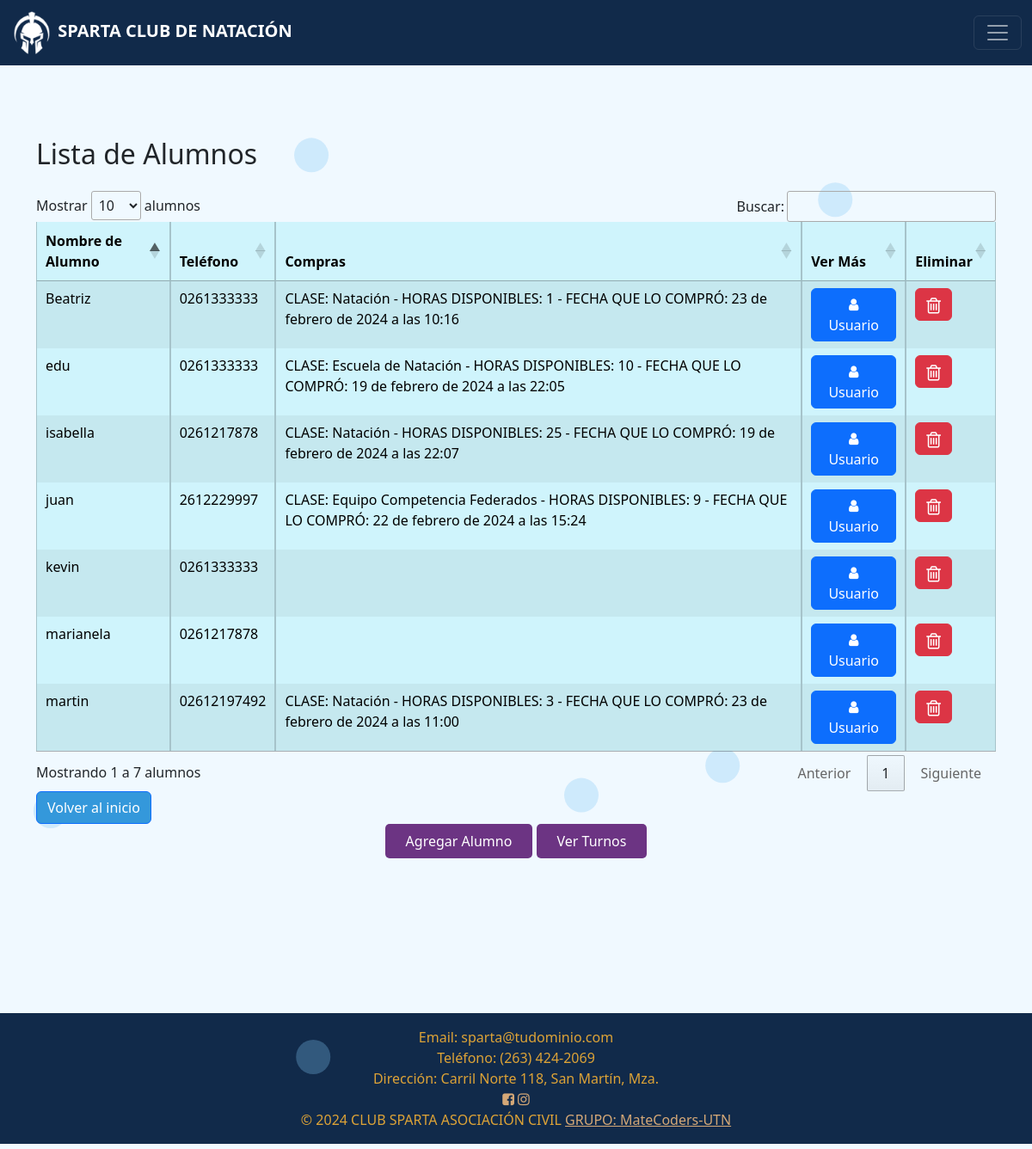
/alumnos/ (signed in), run on the app's committed database.
### USUARIOS/models.py (models this page shows, shortened)
class CustomUser(AbstractUser):
    direccion = models.CharField(max_length=255)
    telefono = models.CharField(max_length=15)
    SEXO_CHOICES = [('M', 'Masculino'), ('F', 'Femenino')]
    sexo = models.CharField(choices=SEXO_CHOICES, max_length=1)
    edad = models.IntegerField(default=18)  # O cualquier valor predeterminado que desees
    telefono_emergencia = models.CharField(max_length=15)
    alergias = models.TextField(blank=True, null=True)
    class Meta:
        verbose_name = 'Usuario Personalizado'
        verbose_name_plural = 'Usuarios Personalizados'

### TIENDA/models.py (models this page shows, shortened)
class ComprasClase(models.Model):
    usuario = models.ForeignKey(CustomUser, on_delete=models.CASCADE)
    clase_comprada = models.CharField(max_length=100, null=True, blank=True)
    precio_clase = models.DecimalField(max_digits=10, decimal_places=2, null=True, blank=True)
    fecha_compra = models.DateTimeField(auto_now_add=True)
    cupos_disponibles_pagos = models.IntegerField(blank=True, null=True)

### TIENDA/views.py (the view)
# urls.py: path('alumnos/', views.lista_alumnos, name='lista_alumnos'),
@permission_required('TIENDA.lista_alumnos')
def lista_alumnos(request):
    usuarios = CustomUser.objects.filter(is_superuser=False)
    if request.method == 'POST':
        form = RegistroForm(request.POST)
        if 'eliminar' in request.POST:
            usuario_id = request.POST.get('alumno_id')
            usuario_eliminar = CustomUser.objects.get(pk=usuario_id)
            usuario_eliminar.delete()
            return redirect('tienda:lista_alumnos')
    else:
        form = RegistroForm()
    for usuario in usuarios:
        usuario.compras = ComprasClase.objects.filter(usuario=usuario)
    return render(request, 'tienda/lista_alumnos.html', {'usuarios': usuarios, 'form': form})

### USUARIOS/forms.py
class RegistroForm(UserCreationForm):
    class Meta(UserCreationForm.Meta):
        model = CustomUser
        fields = ('username', 'email', 'direccion', 'telefono', 'sexo', 'edad', 'telefono_emergencia', 'alergias')

### TIENDA/templates/tienda/lista_alumnos.html (shortened to what this page needs)
{% extends 'tienda/layout.html' %}
{% load static %}
{% block body %}
  <h2 class="titulo">Lista de Alumnos</h2>
  <div class="row">
    <div class="col-md-12">
      <table id="alumnos-table" class="table table-bordered table-striped">
        <thead>
          <tr>
            <th class="table-info" scope='col'>Nombre de Alumno</th>
            <th class="table-info" scope='col'>Teléfono</th>
            <th class="table-info" scope='col'>Compras</th>
            <th class="table-info" scope='col'>Ver Más</th>
            <th class="table-info" scope='col'>Eliminar</th>
          </tr>
        </thead>
        <tbody>
          {% for usuario in usuarios %}
            {% if not usuario.is_superuser %}
              <tr class="table-info">
                <td class="table-info">{{ usuario.username }}</td>
                <td class="table-info">{{ usuario.telefono }}</td>
                <td class="table-info">
                  {% for compra in usuario.compras %}
                    CLASE: {{ compra.clase_comprada }} - HORAS DISPONIBLES: {{ compra.cupos_disponibles_pagos }} - FECHA QUE LO COMPRÓ: {{ compra.fecha_compra }}
                    <br>
                  {% endfor %}
                </td>
                <td>
                  <div class="btn-group open">
                    <a class="btn btn-primary" href="{% url 'tienda:ver_mas_usuario' usuario.id %}">
                      <i class="fa fa-user fa-fw"></i> Usuario
                    </a>
                  </div>
                </td>
                <td>
                  <form method="post" action="{% url 'tienda:lista_alumnos' %}" onsubmit="return confirm('¿Estás seguro de que deseas eliminar este alumno?');">
                    <button type="submit" name="eliminar" class="btn btn-danger"><i class="fa fa-trash-o fa-lg"></i></button>
                  </form>
                </td>
              </tr>
            {% endif %}
          {% endfor %}
        </tbody>
      </table>
    </div>
  </div>
  <a href="{% url 'tienda:home' %}" class="btn btn-primary btn-volver">Volver al inicio</a>
  <div class="text-center">
    <a href="{% url 'tienda:agregar_alumno' %}" class="btn btn-success btn-enviar">Agregar Alumno</a>
    <a href="{% url 'tienda:ver_turnos' %}" class="btn btn-success btn-enviar">Ver Turnos</a>
  </div>
{% endblock body %}

### static/css/styles.css (style rules this page uses)
body h1, body h2, body h3, body p { margin: 0; }
body { display: flex; flex-direction: column; min-height: 100vh; margin: 0; overflow: auto; position: relative; z-index: 0; }
body, html { margin: 0; padding: 0; position: relative; margin-bottom: 0px; background-color: #F0F9FF; }
.btn-volver { background-color: #3498DB!important; }
.titulo { margin-bottom: 1.5rem; margin-top: 5rem; }
.btn-enviar { background-color: #6C3483; color: #fff; border: none; padding: 0.5rem 1.5rem; border-radius: 5px; cursor: pointer; }

### data on the page
CustomUser: username "martin", telefono "02612197492"
ComprasClase: clase_comprada "Natación", cupos_disponibles_pagos "3", fecha_compra "23 de febrero de 2024 a las 11:00"
CustomUser: username "marianela", telefono "0261217878"
CustomUser: username "isabella", telefono "0261217878"
ComprasClase: clase_comprada "Natación", cupos_disponibles_pagos "25", fecha_compra "19 de febrero de 2024 a las 22:07"
CustomUser: username "edu", telefono "0261333333"
ComprasClase: clase_comprada "Escuela de Natación", cupos_disponibles_pagos "10", fecha_compra "19 de febrero de 2024 a las 22:05"
CustomUser: username "juan", telefono "2612229997"
ComprasClase: clase_comprada "Equipo Competencia Federados", cupos_disponibles_pagos "9", fecha_compra "22 de febrero de 2024 a las 15:24"
CustomUser: username "kevin", telefono "0261333333"
CustomUser: username "Beatriz", telefono "0261333333"
ComprasClase: clase_comprada "Natación", cupos_disponibles_pagos "1", fecha_compra "23 de febrero de 2024 a las 10:16"
